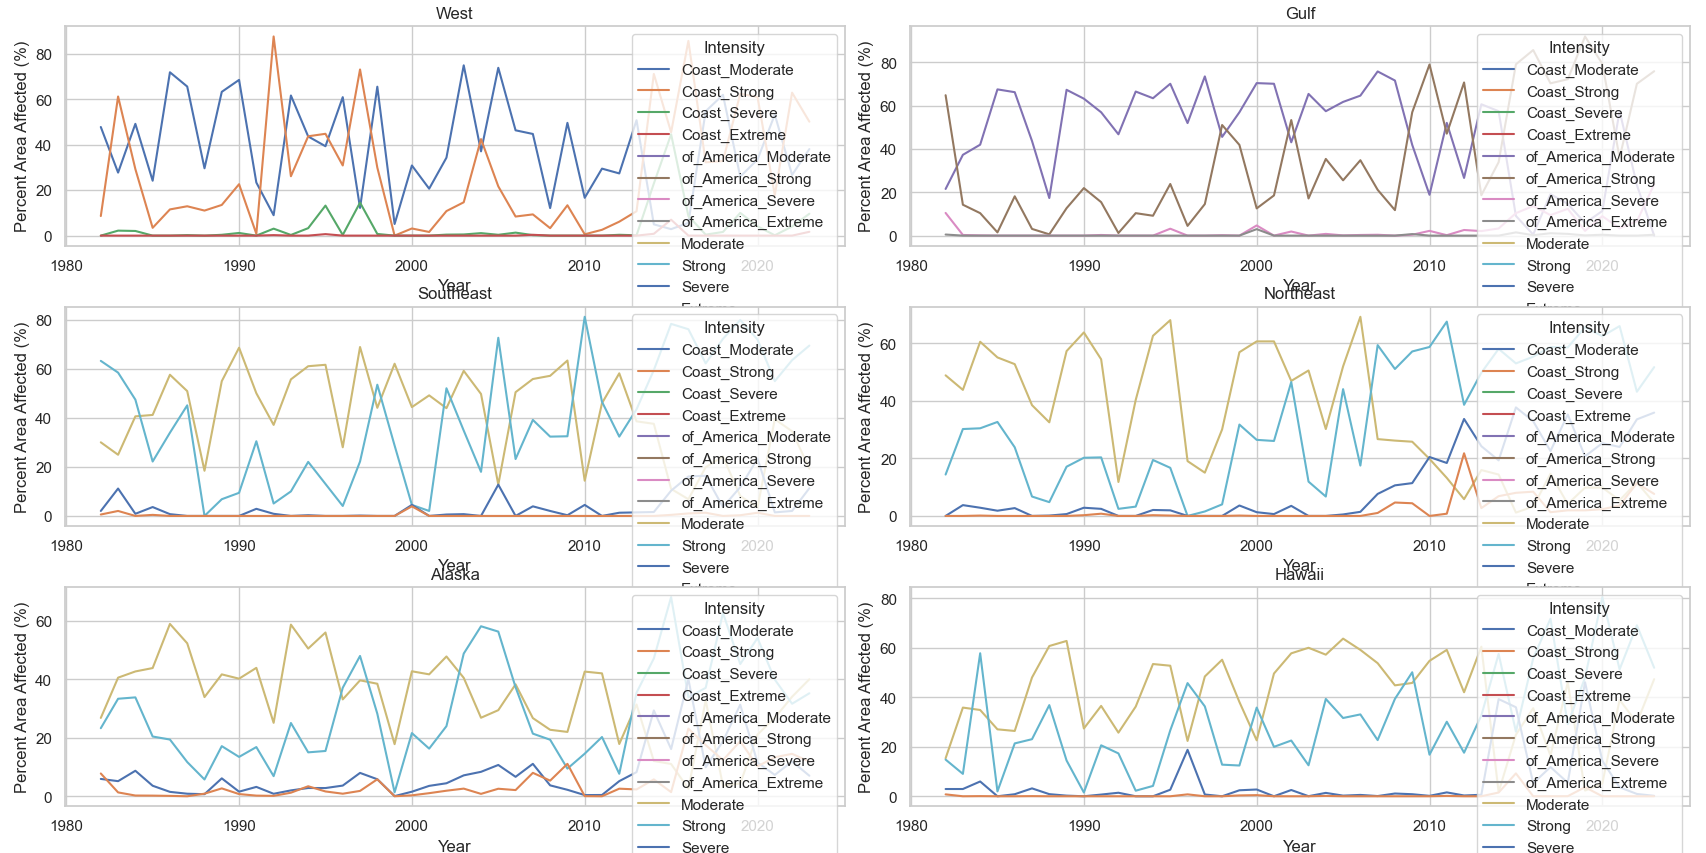

Python code for this plot:
import pandas as pd
import matplotlib.pyplot as plt
import seaborn as sns

# Debug flag: Set to True to enable debug prints
DEBUG = True

# Read the CSV file, skipping the first 6 rows and using row 7 as the header
data_file = 'marine-heat-waves_fig-3.csv'
df = pd.read_csv(data_file, skiprows=6, header=0)

# Debug: Print the raw data after reading
if DEBUG:
    print("\nRaw Data (First 5 Rows):")
    print(df.head())

# Clean column names (remove leading/trailing spaces and replace spaces with underscores)
df.columns = df.columns.str.strip()  # Remove leading/trailing spaces
df.columns = df.columns.str.replace(' ', '_')  # Replace spaces with underscores

# Debug: Print the cleaned column names
if DEBUG:
    print("\nCleaned Column Names:")
    print(df.columns)

# Verify the 'Year' column exists
if 'Year' not in df.columns:
    print("\nError: 'Year' column not found. Actual columns are:")
    print(df.columns)
else:
    # Convert the data to long format
    df_long = pd.melt(df, id_vars=['Year'], var_name='Region_Intensity', value_name='Percent_Area')

    # Debug: Print the reshaped data before splitting
    if DEBUG:
        print("\nReshaped Data (Before Splitting):")
        print(df_long.head())

    # Split the 'Region_Intensity' column into 'Region' and 'Intensity'
    try:
        # Correct usage of str.split()
        df_long[['Region', 'Intensity']] = df_long['Region_Intensity'].str.split('_', n=1, expand=True)
    except Exception as e:
        print("\nError Splitting 'Region_Intensity' Column:")
        print(e)
        print("\nSample of 'Region_Intensity' Column:")
        print(df_long['Region_Intensity'].head())

    # Debug: Print the reshaped data after splitting
    if DEBUG:
        print("\nReshaped Data (After Splitting):")
        print(df_long.head())

    # Drop the original 'Region_Intensity' column
    df_long.drop(columns=['Region_Intensity'], inplace=True)

    # Debug: Print the final reshaped data
    if DEBUG:
        print("\nFinal Reshaped Data:")
        print(df_long.head())

    # Plot the data
    plt.figure(figsize=(18, 12))
    sns.set(style="whitegrid")

    # Create a plot for each region
    regions = df_long['Region'].unique()
    intensities = df_long['Intensity'].unique()

    for i, region in enumerate(regions, 1):
        plt.subplot(3, 2, i)  # 3 rows, 2 columns of subplots
        for intensity in intensities:
            data = df_long[(df_long['Region'] == region) & (df_long['Intensity'] == intensity)]
            plt.plot(data['Year'], data['Percent_Area'], label=intensity)
        plt.title(region)
        plt.xlabel('Year')
        plt.ylabel('Percent Area Affected (%)')
        plt.legend(title='Intensity')
        plt.grid(True)

    plt.tight_layout()
    plt.show()
